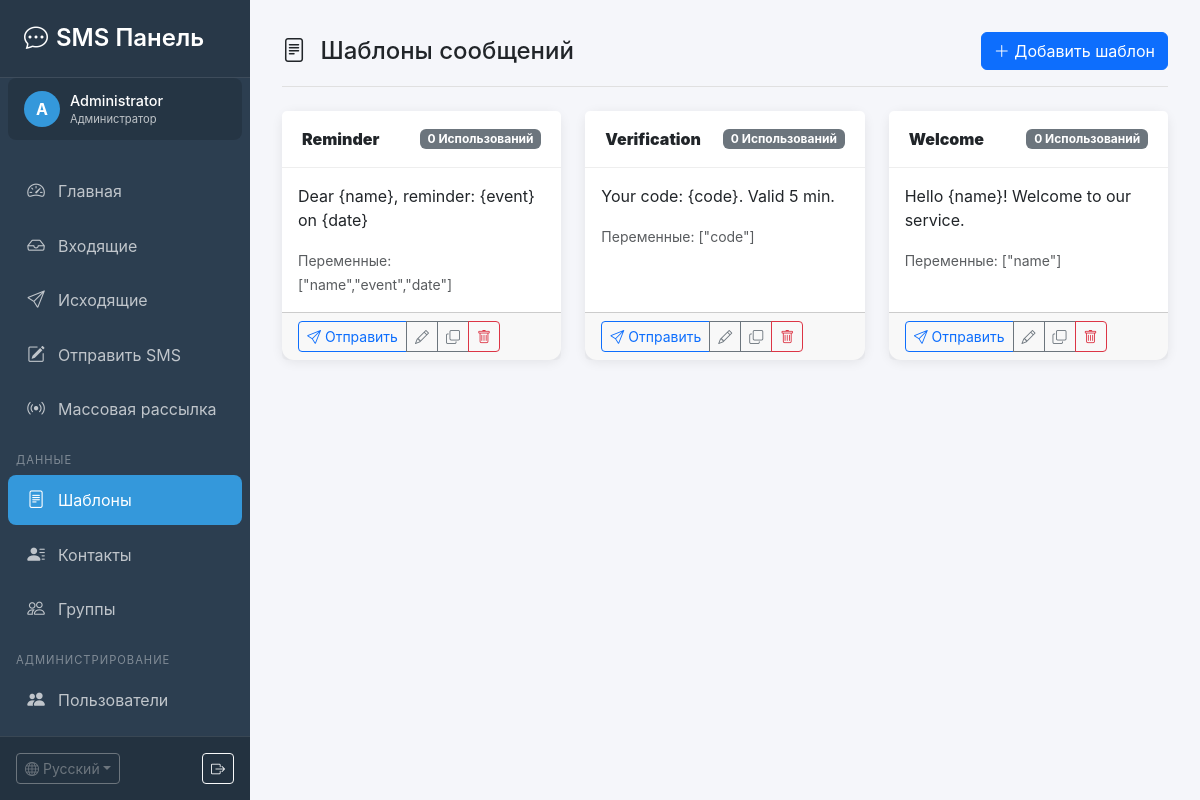
The page /templates.php (signed in) on the database its author committed.
### tables this page shows
CREATE TABLE `users` (
    `id` INT AUTO_INCREMENT PRIMARY KEY,
    `username` VARCHAR(50) NOT NULL UNIQUE COMMENT 'Логин',
    `password` VARCHAR(255) NOT NULL COMMENT 'Хеш пароля',
    `name` VARCHAR(100) NOT NULL COMMENT 'Имя пользователя',
    `email` VARCHAR(100) DEFAULT NULL COMMENT 'Email',
    `role` ENUM('admin', 'user') DEFAULT 'user' COMMENT 'Роль',
    `is_active` TINYINT(1) DEFAULT 1 COMMENT 'Активен',
    `last_login` DATETIME DEFAULT NULL COMMENT 'Последний вход',
    `created_at` TIMESTAMP DEFAULT CURRENT_TIMESTAMP,
    `updated_at` TIMESTAMP DEFAULT CURRENT_TIMESTAMP ON UPDATE CURRENT_TIMESTAMP,
    INDEX `idx_username` (`username`),
    INDEX `idx_role` (`role`),
    INDEX `idx_active` (`is_active`)
);

CREATE TABLE `templates` (
    `id` INT AUTO_INCREMENT PRIMARY KEY,
    `user_id` INT DEFAULT NULL COMMENT 'ID владельца',
    `name` VARCHAR(100) NOT NULL COMMENT 'Название шаблона',
    `content` TEXT NOT NULL COMMENT 'Текст шаблона',
    `variables` TEXT DEFAULT NULL COMMENT 'JSON массив переменных',
    `usage_count` INT DEFAULT 0 COMMENT 'Счетчик использований',
    `is_active` TINYINT(1) DEFAULT 1 COMMENT 'Активен: 0=нет, 1=да',
    `created_at` TIMESTAMP DEFAULT CURRENT_TIMESTAMP,
    `updated_at` TIMESTAMP DEFAULT CURRENT_TIMESTAMP ON UPDATE CURRENT_TIMESTAMP,
    INDEX `idx_active` (`is_active`),
    INDEX `idx_user` (`user_id`)
);

### includes/auth.php (called while the page is built, shortened)
<?php
require_once __DIR__ . '/database.php';
class Auth {
    private static $instance = null;
    private $db;
    private $user = null;
    private function __construct() {
        $this->db = Database::getInstance();
        $this->loadUser();
    }
    public static function getInstance() {
        if (self::$instance === null) {
            self::$instance = new self();
        }
        return self::$instance;
    }
    private function loadUser() {
        if (isset($_SESSION['user_id'])) {
            $this->user = $this->db->fetchOne(
                "SELECT * FROM users WHERE id = ? AND is_active = 1",
                [$_SESSION['user_id']]
            );
        }
    }
    public function isAdmin() {
        return $this->user && $this->user['role'] === 'admin';
    }
    public function getUser() {
        return $this->user;
    }
    public function getUserId() {
        return $this->user ? $this->user['id'] : null;
    }
}

### includes/database.php (called while the page is built, shortened)
<?php
class Database {
    private static $instance = null;
    private $conn;
    private function __construct() {
        try {
            $this->conn = new PDO(
                "mysql:host=" . DB_HOST . ";dbname=" . DB_NAME . ";charset=utf8mb4",
                DB_USER,
                DB_PASS,
                [
                    PDO::ATTR_ERRMODE => PDO::ERRMODE_EXCEPTION,
                    PDO::ATTR_DEFAULT_FETCH_MODE => PDO::FETCH_ASSOC,
                    PDO::ATTR_EMULATE_PREPARES => false
                ]
            );
        } catch (PDOException $e) {
            try {
                $this->conn = new PDO(
                    "mysql:host=" . DB_HOST . ";charset=utf8mb4",
                    DB_USER,
                    DB_PASS
                );
                $this->conn->exec("CREATE DATABASE IF NOT EXISTS " . DB_NAME . " CHARACTER SET utf8mb4 COLLATE utf8mb4_unicode_ci");
                $this->conn->exec("USE " . DB_NAME);
                $this->conn->setAttribute(PDO::ATTR_ERRMODE, PDO::ERRMODE_EXCEPTION);
                $this->conn->setAttribute(PDO::ATTR_DEFAULT_FETCH_MODE, PDO::FETCH_ASSOC);
            } catch (PDOException $e2) {
                die("Database connection failed: " . $e2->getMessage());
            }
        }
    }
    public static function getInstance() {
        if (self::$instance === null) {
            self::$instance = new self();
        }
        return self::$instance;
    }
    public function query($sql, $params = []) {
        $stmt = $this->conn->prepare($sql);
        $stmt->execute($params);
        return $stmt;
    }
    public function fetchAll($sql, $params = []) {
        return $this->query($sql, $params)->fetchAll();
    }
    public function fetchOne($sql, $params = []) {
        return $this->query($sql, $params)->fetch();
    }
}

### includes/templates.php (called while the page is built, shortened)
<?php
require_once __DIR__ . '/database.php';
require_once __DIR__ . '/auth.php';
class Templates {
    private $db;
    private $userId;
    private $isAdmin;
    public function __construct() {
        $this->db = Database::getInstance();
        $auth = Auth::getInstance();
        $this->userId = $auth->getUserId();
        $this->isAdmin = $auth->isAdmin();
    }
    private function getUserFilter() {
        if ($this->isAdmin) {
            return ['where' => '1=1', 'params' => []];
        }
        return [
            'where' => '(user_id = ? OR user_id IS NULL)',
            'params' => [$this->userId]
        ];
    }
    public function getAll($activeOnly = true) {
        $userFilter = $this->getUserFilter();
        $where = $userFilter['where'];
        $params = $userFilter['params'];
        if ($activeOnly) {
            $where .= ' AND is_active = 1';
        }
        return $this->db->fetchAll(
            "SELECT * FROM templates WHERE {$where} ORDER BY usage_count DESC, name ASC",
            $params
        );
    }
}

### templates.php (the view, shortened to what this page needs)
<?php
require_once __DIR__ . '/includes/templates.php';
require_once __DIR__ . '/includes/lang.php';
require_once __DIR__ . '/templates/layout.php';
$templatesObj = new Templates();
$action = $_GET['action'] ?? 'list';
$editTemplate = null;
$templates = $templatesObj->getAll();
renderHeader(__('templates'), 'templates');
?>
<div class="top-bar">
    <h4 class="mb-0">
        <i class="bi bi-file-text me-2"></i> <?= __('templates_title') ?>
    </h4>
    <?php if ($action === 'list'): ?>
    <a href="?action=add" class="btn btn-primary">
        <i class="bi bi-plus-lg"></i> <?= __('add_template') ?>
    </a>
    <?php else: ?>
    <a href="templates.php" class="btn btn-outline-secondary">
        <i class="bi bi-arrow-left"></i> <?= __('back') ?>
    </a>
    <?php endif; ?>
</div>
<?php if ($action === 'add' || $action === 'edit'): ?>
<div class="card">
    <div class="card-header">
        <?= $action === 'edit' ? __('edit_template') : __('add_template') ?>
    </div>
    <div class="card-body">
        <form method="post">
            <div class="mb-3">
                <label class="form-label fw-semibold"><?= __('template_name') ?> *</label>
                <input type="text" name="name" class="form-control" required
                       value="<?= htmlspecialchars($editTemplate['name'] ?? '') ?>"
                       placeholder="<?= __('template_name') ?>">
            </div>
            <div class="mb-3">
                <label class="form-label fw-semibold"><?= __('template_text') ?> *</label>
                <textarea name="content" class="form-control" rows="5" required
                          oninput="updateCharCounter(this, 'tplCharCounter')"
                          placeholder="<?= __('variables_hint') ?>"><?= htmlspecialchars($editTemplate['content'] ?? '') ?></textarea>
                <div class="d-flex justify-content-between mt-1">
                    <small class="text-muted"><?= __('variables_hint') ?></small>
                    <small id="tplCharCounter" class="char-counter">0 <?= __('chars') ?></small>
                </div>
            </div>
            <div class="d-flex gap-2">
                <button type="submit" class="btn btn-primary">
                    <i class="bi bi-check-lg me-1"></i> <?= __('save') ?>
                </button>
                <a href="templates.php" class="btn btn-outline-secondary"><?= __('cancel') ?></a>
            </div>
        </form>
    </div>
</div>
<?php else: ?>
<div class="row">
    <?php foreach ($templates as $t): ?>
    <div class="col-md-6 col-lg-4 mb-4">
        <div class="card h-100">
            <div class="card-header d-flex justify-content-between align-items-center">
                <strong><?= htmlspecialchars($t['name']) ?></strong>
                <span class="badge bg-secondary"><?= $t['usage_count'] ?> <?= __('template_usage') ?></span>
            </div>
            <div class="card-body">
                <p class="card-text"><?= nl2br(htmlspecialchars($t['content'])) ?></p>
                <?php if ($t['variables']): ?>
                <p class="mb-0">
                    <small class="text-muted"><?= __('template_variables') ?>:
                        <?= htmlspecialchars($t['variables']) ?>
                    </small>
                </p>
                <?php endif; ?>
            </div>
            <div class="card-footer">
                <div class="btn-group btn-group-sm">
                    <a href="send.php" class="btn btn-outline-primary"
                       onclick="localStorage.setItem('template', '<?= htmlspecialchars(addslashes($t['content'])) ?>')">
                        <i class="bi bi-send"></i> <?= __('send') ?>
                    </a>
                    <a href="?action=edit&id=<?= $t['id'] ?>" class="btn btn-outline-secondary">
                        <i class="bi bi-pencil"></i>
                    </a>
                    <a href="?duplicate=<?= $t['id'] ?>" class="btn btn-outline-secondary"
                       title="<?= __('duplicate_template') ?>">
                        <i class="bi bi-copy"></i>
                    </a>
                    <a href="?delete=<?= $t['id'] ?>&confirm=1" class="btn btn-outline-danger"
                       onclick="return confirmDelete('<?= __('confirm_delete_template') ?>')">
                        <i class="bi bi-trash"></i>
                    </a>
                </div>
            </div>
        </div>
    </div>
    <?php endforeach; ?>
</div>
<?php endif; ?>
<?php renderFooter(); ?>

### templates/layout.php (shortened to what this page needs)
<?php
require_once __DIR__ . '/../includes/database.php';
require_once __DIR__ . '/../includes/auth.php';
require_once __DIR__ . '/../includes/lang.php';
function renderHeader($title, $active = '') {
    $auth = Auth::getInstance();
    $auth->requireLogin();
    $user = $auth->getUser();
    $isAdmin = $auth->isAdmin();
?>
<!DOCTYPE html>
<html lang="<?= $GLOBALS['current_lang'] ?>">
<head>
    <link href="https://cdn.jsdelivr.net/npm/bootstrap@5.3.2/dist/css/bootstrap.min.css" rel="stylesheet">
    <link href="https://cdn.jsdelivr.net/npm/bootstrap-icons@1.11.1/font/bootstrap-icons.css" rel="stylesheet">
</head>
<body>
    <div class="sidebar">
        <div class="sidebar-header">
            <h4><i class="bi bi-chat-dots me-2"></i><?= __('app_name') ?></h4>
        </div>
        <div class="user-info">
            <div class="avatar"><?= strtoupper(substr($user['name'], 0, 1)) ?></div>
            <div>
                <div class="name"><?= htmlspecialchars($user['name']) ?></div>
                <div class="role"><?= $isAdmin ? __('role_admin') : __('role_user') ?></div>
            </div>
        </div>
        <nav class="sidebar-nav">
            <ul class="nav flex-column">
                <li class="nav-item">
                    <a href="index.php" class="nav-link <?= $active === 'dashboard' ? 'active' : '' ?>">
                        <i class="bi bi-speedometer2"></i> <?= __('nav_dashboard') ?>
                    </a>
                </li>
                <li class="nav-item">
                    <a href="inbox.php" class="nav-link <?= $active === 'inbox' ? 'active' : '' ?>">
                        <i class="bi bi-inbox"></i> <?= __('nav_inbox') ?>
                    </a>
                </li>
                <li class="nav-item">
                    <a href="outbox.php" class="nav-link <?= $active === 'outbox' ? 'active' : '' ?>">
                        <i class="bi bi-send"></i> <?= __('nav_outbox') ?>
                    </a>
                </li>
                <li class="nav-item">
                    <a href="send.php" class="nav-link <?= $active === 'send' ? 'active' : '' ?>">
                        <i class="bi bi-pencil-square"></i> <?= __('nav_send') ?>
                    </a>
                </li>
                <li class="nav-item">
                    <a href="bulk.php" class="nav-link <?= $active === 'bulk' ? 'active' : '' ?>">
                        <i class="bi bi-broadcast"></i> <?= __('bulk_sms') ?>
                    </a>
                </li>
                <li class="nav-section"><?= __('nav_data') ?></li>
                <li class="nav-item">
                    <a href="templates.php" class="nav-link <?= $active === 'templates' ? 'active' : '' ?>">
                        <i class="bi bi-file-text"></i> <?= __('nav_templates') ?>
                    </a>
                </li>
                <li class="nav-item">
                    <a href="contacts.php" class="nav-link <?= $active === 'contacts' ? 'active' : '' ?>">
                        <i class="bi bi-person-lines-fill"></i> <?= __('nav_contacts') ?>
                    </a>
                </li>
                <li class="nav-item">
                    <a href="groups.php" class="nav-link <?= $active === 'groups' ? 'active' : '' ?>">
                        <i class="bi bi-people"></i> <?= __('nav_groups') ?>
                    </a>
                </li>
                <?php if ($isAdmin): ?>
                <li class="nav-section"><?= __('nav_admin') ?></li>
                <li class="nav-item">
                    <a href="users.php" class="nav-link <?= $active === 'users' ? 'active' : '' ?>">
                        <i class="bi bi-people-fill"></i> <?= __('users') ?>
                    </a>
                </li>
                <li class="nav-item">
                    <a href="gateways.php" class="nav-link <?= $active === 'gateways' ? 'active' : '' ?>">
                    </a>
                </li>
                <?php endif; ?>
            </ul>
        </nav>
        <div class="sidebar-footer">
            <div class="d-flex justify-content-between align-items-center">
                <?= getLanguageSwitcher() ?>
                <a href="logout.php" class="btn btn-sm btn-outline-light" title="<?= __('logout') ?>">
                    <i class="bi bi-box-arrow-right"></i>
                </a>
            </div>
        </div>
    </div>
    <div class="main-content">
<?php
}
function renderFooter() {
?>
    </div>
</body>
</html>
<?php
}

### rows shown on the page
users: name "A", name "Administrator"
templates: name "Reminder", usage_count "0", content "Dear {name}, reminder: {event} on {date}", variables "[\"name\",\"event\",\"date\"]"
templates: name "Verification", usage_count "0", content "Your code: {code}. Valid 5 min.", variables "[\"code\"]"
templates: name "Welcome", usage_count "0", content "Hello {name}! Welcome to our service.", variables "[\"name\"]"

### other values the page prints
__('app_name') "SMS Панель"
__('role_admin') "Администратор"
__('nav_dashboard') "Главная"
__('nav_inbox') "Входящие"
__('nav_outbox') "Исходящие"
__('nav_send') "Отправить SMS"
__('bulk_sms') "Массовая рассылка"
__('nav_data') "ДАННЫЕ"
__('nav_templates') "Шаблоны"
__('nav_contacts') "Контакты"
__('nav_groups') "Группы"
__('nav_admin') "АДМИНИСТРИРОВАНИЕ"
__('users') "Пользователи"
$GLOBALS['available_languages'][$current] "Русский"
__('templates_title') "Шаблоны сообщений"
